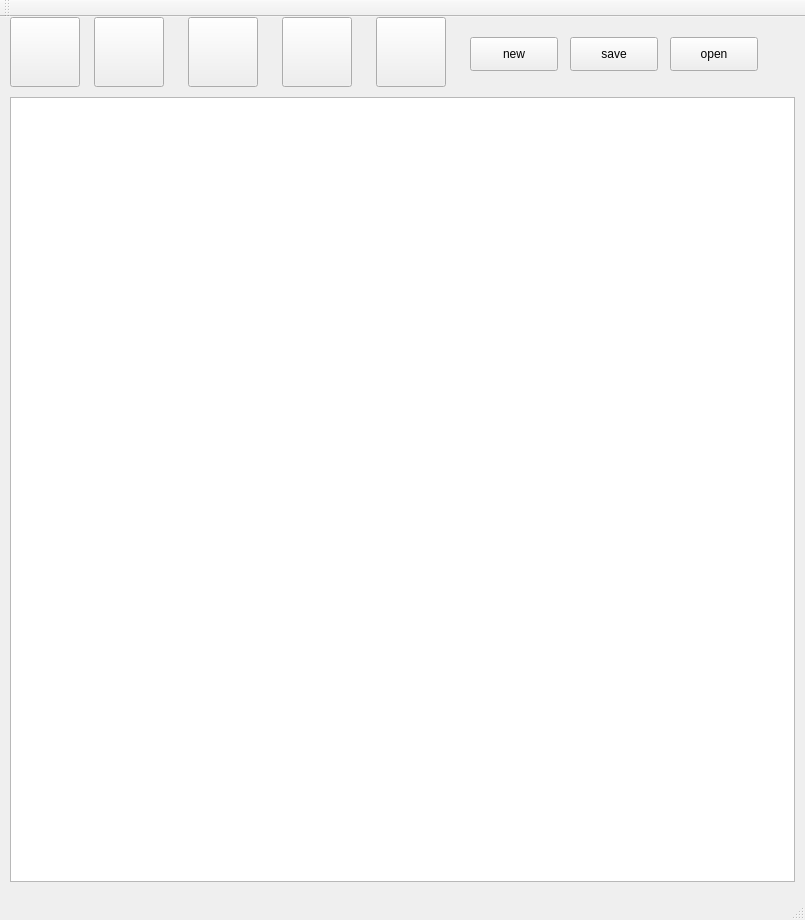
<?xml version="1.0" encoding="UTF-8"?>
<ui version="4.0">
 <class>MainWindow</class>
 <widget class="QMainWindow" name="MainWindow">
  <property name="geometry">
   <rect>
    <x>0</x>
    <y>0</y>
    <width>805</width>
    <height>920</height>
   </rect>
  </property>
  <property name="minimumSize">
   <size>
    <width>805</width>
    <height>920</height>
   </size>
  </property>
  <property name="maximumSize">
   <size>
    <width>805</width>
    <height>920</height>
   </size>
  </property>
  <property name="windowTitle">
   <string>MainWindow</string>
  </property>
  <widget class="QWidget" name="centralWidget">
   <widget class="QGraphicsView" name="graphicsView">
    <property name="geometry">
     <rect>
      <x>10</x>
      <y>80</y>
      <width>785</width>
      <height>785</height>
     </rect>
    </property>
   </widget>
   <widget class="QPushButton" name="saveButton">
    <property name="geometry">
     <rect>
      <x>570</x>
      <y>20</y>
      <width>88</width>
      <height>34</height>
     </rect>
    </property>
    <property name="text">
     <string>save</string>
    </property>
   </widget>
   <widget class="QPushButton" name="openButton">
    <property name="geometry">
     <rect>
      <x>670</x>
      <y>20</y>
      <width>88</width>
      <height>34</height>
     </rect>
    </property>
    <property name="text">
     <string>open</string>
    </property>
   </widget>
   <widget class="QPushButton" name="grassButton">
    <property name="geometry">
     <rect>
      <x>188</x>
      <y>0</y>
      <width>70</width>
      <height>70</height>
     </rect>
    </property>
    <property name="text">
     <string/>
    </property>
    <property name="iconSize">
     <size>
      <width>60</width>
      <height>60</height>
     </size>
    </property>
   </widget>
   <widget class="QPushButton" name="waterButton">
    <property name="geometry">
     <rect>
      <x>282</x>
      <y>0</y>
      <width>70</width>
      <height>70</height>
     </rect>
    </property>
    <property name="text">
     <string/>
    </property>
    <property name="iconSize">
     <size>
      <width>60</width>
      <height>60</height>
     </size>
    </property>
   </widget>
   <widget class="QPushButton" name="deleteButton">
    <property name="geometry">
     <rect>
      <x>376</x>
      <y>0</y>
      <width>70</width>
      <height>70</height>
     </rect>
    </property>
    <property name="text">
     <string/>
    </property>
    <property name="iconSize">
     <size>
      <width>60</width>
      <height>60</height>
     </size>
    </property>
   </widget>
   <widget class="QPushButton" name="steelsButton">
    <property name="geometry">
     <rect>
      <x>94</x>
      <y>0</y>
      <width>70</width>
      <height>70</height>
     </rect>
    </property>
    <property name="text">
     <string/>
    </property>
    <property name="iconSize">
     <size>
      <width>60</width>
      <height>60</height>
     </size>
    </property>
   </widget>
   <widget class="QPushButton" name="wallsButton">
    <property name="enabled">
     <bool>true</bool>
    </property>
    <property name="geometry">
     <rect>
      <x>10</x>
      <y>0</y>
      <width>70</width>
      <height>70</height>
     </rect>
    </property>
    <property name="text">
     <string/>
    </property>
    <property name="iconSize">
     <size>
      <width>60</width>
      <height>60</height>
     </size>
    </property>
   </widget>
   <widget class="QPushButton" name="newButton">
    <property name="geometry">
     <rect>
      <x>470</x>
      <y>20</y>
      <width>88</width>
      <height>34</height>
     </rect>
    </property>
    <property name="text">
     <string>new</string>
    </property>
    <property name="iconSize">
     <size>
      <width>60</width>
      <height>60</height>
     </size>
    </property>
   </widget>
  </widget>
  <widget class="QMenuBar" name="menuBar">
   <property name="geometry">
    <rect>
     <x>0</x>
     <y>0</y>
     <width>805</width>
     <height>30</height>
    </rect>
   </property>
  </widget>
  <widget class="QToolBar" name="mainToolBar">
   <attribute name="toolBarArea">
    <enum>TopToolBarArea</enum>
   </attribute>
   <attribute name="toolBarBreak">
    <bool>false</bool>
   </attribute>
  </widget>
  <widget class="QStatusBar" name="statusBar"/>
 </widget>
 <layoutdefault spacing="6" margin="11"/>
 <resources/>
 <connections/>
</ui>
